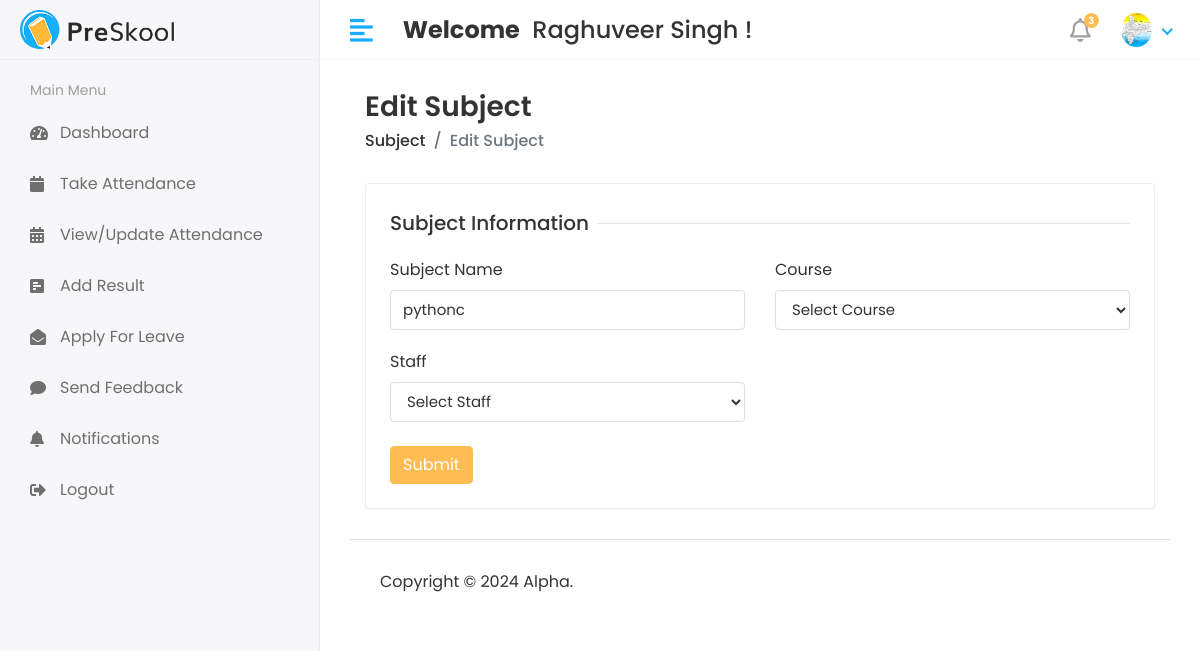
The app's page /Hod/subject/Edit/2 (signed in) with its own data.
### cmsapp/models.py (models this page shows, shortened)
class CustomUser(AbstractUser):
    USER = (
        (1, 'HOD'),
        (2, 'Staff'),
        (3, 'Student'),
    )
    user_type = models.CharField(choices=USER, max_length=50, default=1)
    profile_pic = models.ImageField(upload_to='media/profile_pic')

class Subject(models.Model):
    name = models.CharField(max_length=100)
    course = models.ForeignKey(Course, on_delete=models.CASCADE)
    staff = models.ForeignKey(Staff, on_delete=models.CASCADE)
    created_at = models.DateTimeField(auto_now_add=True)
    updated_at = models.DateTimeField(auto_now_add=True)

### college_management_system/HOD_views.py (the view)
# urls.py: path('Hod/subject/Edit/<str:id>',HOD_views.EDIT_SUBJECT,name='edit_subject'),
@login_required(login_url='/')
def EDIT_SUBJECT(request,id):
    subject = Subject.objects.get(id = id)
    course = Course.objects.all()
    staff = Staff.objects.all()
    context = {
        'subject':subject,
        'course':course,
        'staff':staff,
    }
    return render(request, 'HOD/edit_subject.html',context)

### templates/HOD/edit_subject.html (shortened to what this page needs)
{% extends 'base.html' %}
{% block content %}
  <div class="content container-fluid">
    <div class="page-header">
      <div class="row align-items-center">
        <div class="col">
          <h3 class="page-title">Edit Subject
          </h3>
          <ul class="breadcrumb">
            <li class="breadcrumb-item">
              <a href="subjects.html">Subject
              </a>
            </li>
            <li class="breadcrumb-item active">Edit Subject
            </li>
          </ul>
        </div>
      </div>
    </div>
    <div class="row">
      <div class="col-sm-12">
        <div class="card">
          <div class="card-body">
            <form action="{% url 'update_subject' %}" method="post">
              <div class="row">
                <div class="col-12">
                  <h5 class="form-title">
                    <span>Subject Information
                    </span>
                  </h5>
                </div>
                <div class="col-12 col-sm-6">
                  <div class="form-group">
                    <label>Subject Name
                    </label>
                    <input type="text" class="form-control" name="subject_name" value="{{subject.name}}" required>
                  </div>
                </div>
                <div class="col-12 col-sm-6">
                    <label>Course</label>
                       <select class="form-control" name="course_id" required>
                           <option>Select Course</option>
                       </select>
                </div>
                <div class="col-12 col-sm-6">
                  <label>Staff</label>
                       <select class="form-control" name="staff_id" required>
                           <option>Select Staff</option>
                       </select>
                </div>
                <br>
                <div class="col-12 mt-4">
                  <button type="submit" class="btn btn-primary">Submit
                  </button>
                </div>
              </div>
            </form>
          </div>
        </div>
      </div>
    </div>
  </div>
{% endblock %}

### templates/includes/header.html (shortened to what this page needs)
{% load static %}
   <div class="header">
            <div class="header-left">
               <a href="index.html" class="logo">
               <img src="{% static 'assets/img/logo.png' %}" alt="Logo">
               </a>
            </div>
            <a href="javascript:void(0);" id="toggle_btn">
            <i class="fas fa-align-left"></i>
            </a>
            <div class="top-nav-search mt-3">
               <h4>
                  <strong>Welcome</strong>&nbsp; <span>{{user.first_name}} {{user.last_name}} !</span>
               </h4>
            </div>
            <ul class="nav user-menu">
               <li class="nav-item dropdown noti-dropdown">
                  <a href="#" class="dropdown-toggle nav-link" data-toggle="dropdown">
                  <i class="far fa-bell"></i> <span class="badge badge-pill">3</span>
                  </a>
               </li>
               <li class="nav-item dropdown has-arrow">
                  <a href="#" class="dropdown-toggle nav-link" data-toggle="dropdown">
                     {% if user.profile_pic == "" %}
                     <span class="user-img"><img class="rounded-circle" src="{% static 'assets/img/noimg.jpg' %}" width="31" alt=""></span>
                     {% else %}
                  <span class="user-img"><img class="rounded-circle" src="/{{user.profile_pic}}" width="31" alt="Ryan Taylor"></span>
                     {% endif %}
                  </a>
               </li>
            </ul>
         </div>

### static/assets/css/style.css (style rules this page uses)
html { height: 100%; }
body { background-color: #fff; color: #333; font-family: 'Poppins', sans-serif; font-size: 1rem; height: 100%; line-height: 1.5; overflow-x: hidden; }
h1, h2, h3, h4, h5, h6 { font-family: 'Poppins', sans-serif; margin-top: 0; }
.form-control { border: 1px solid #ddd; box-shadow: none; color: #333; font-size: 15px; height: 40px; }
a { color: #009ce7; }
input, button, a { transition: all 0.4s ease; -moz-transition: all 0.4s ease; -o-transition: all 0.4s ease; -ms-transition: all 0.4s ease; -webkit-transition: all 0.4s ease; }
input, input:focus, button, button:focus { outline: none; }
input[type=text], input[type=password] { -webkit-appearance: none; -moz-appearance: none; appearance: none; }
.form-group { margin-bottom: 1.25rem; }
ul, ol { padding: 0px; list-style: none; }
.btn-primary { background-color: #FFBC53; border: 1px solid #FFBC53; }
.card { border: 1px solid #ececf5; box-shadow: 0 1px 3px 0 rgba(0, 0, 0, 0.03); margin-bottom: 1.875rem; }
.card-body { padding: 1.5rem; }
.header { background-color: #fff; border-bottom: 1px solid #f3f3f4; left: 0; position: fixed; right: 0; top: 0; z-index: 1001; height: 60px; }
.header .header-left { float: left; height: 60px; padding: 0 20px; position: relative; width: 320px; z-index: 1; transition: all 0.2s ease-in-out; background-color: #f7f7fa; border-bottom: 1px solid #efefef; border-right: 1px solid #ececf5; display: flex; align-items: center; }
.header .header-left .logo { display: inline-block; line-height: 60px; }
.header .header-left .logo img { max-height: 40px; width: auto; }
.header .dropdown-toggle:after { display: none; }
.header .has-arrow .dropdown-toggle:after { border-top: 0; border-left: 0; border-bottom: 2px solid #18aefa; border-right: 2px solid #18aefa; content: ''; height: 8px; display: inline-block; pointer-events: none; -webkit-transform-origin: 66% 66%; -ms-transform-origin: 66% 66%; transform-origin: 66% 66%; -webkit-transform: rotate(45deg); -ms-transform: rotate(45deg); transform: rotate(45deg); -webkit-transition: all 0.15s ease-in-out; transition: all 0.15s ease-in-out; width: 8px; vertical-align: 0px; }
.user-menu { float: right; margin: 0; position: relative; z-index: 99; padding-right: 15px; }
.user-menu.nav > li > a { color: #a0a0a0; font-size: 14px; line-height: 58px; padding: 0 15px; height: 60px; }
.user-img { margin-right: 3px; position: relative; }
.top-nav-search { float: left; margin-left: 15px; }
.page-header { margin-bottom: 1.875rem; }
.page-header .breadcrumb { background-color: transparent; color: #6c757d; font-size: 1rem; font-weight: 500; margin-bottom: 0; padding: 0; }
.page-header .breadcrumb a { color: #333; }
.page-title { font-size: 28px; font-weight: 600; color: #333; margin-bottom: 5px; }
.user-menu.nav > li > a .badge { background-color: #FFBC53; display: block; font-size: 10px; font-weight: bold; height: 15px; width: 15px; position: absolute; right: 7px; top: 13px; color: #fff; padding: 3px; }
.user-menu.nav > li > a > i { font-size: 1.5rem; line-height: 60px; }
.form-title { width: 100%; max-width: 100%; padding: 0; font-size: 1.25rem; font-weight: 500; line-height: inherit; color: #333; white-space: normal; position: relative; display: block; margin-bottom: 20px; }
.form-title:before { content: ""; position: absolute; left: 0px; right: 0px; height: 1px; top: 50%; background-color: rgba(0, 0, 0, 0.1); }
.form-title span { padding: 0px 0.5rem 0 0; background-color: #fff; display: inline-block; z-index: 2; position: relative; }
@media (min-width: 992px) { #toggle_btn { align-items: center; color: #18aefa; display: inline-flex; float: left; font-size: 26px; height: 60px; justify-content: center; margin-left: 15px; padding: 0 15px; } }

### records on screen
CustomUser: first_name "Raghuveer", last_name "Singh", profile_pic (picture)
Subject: subject_name "pythonc"
